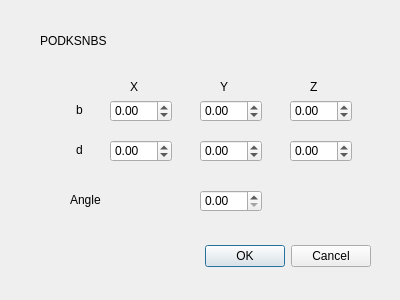
<?xml version="1.0" encoding="UTF-8"?>
<ui version="4.0">
 <class>TurnObjectWindow</class>
 <widget class="QDialog" name="TurnObjectWindow">
  <property name="geometry">
   <rect>
    <x>0</x>
    <y>0</y>
    <width>400</width>
    <height>300</height>
   </rect>
  </property>
  <property name="windowTitle">
   <string>Dialog</string>
  </property>
  <widget class="QDialogButtonBox" name="buttonBox">
   <property name="geometry">
    <rect>
     <x>30</x>
     <y>240</y>
     <width>341</width>
     <height>32</height>
    </rect>
   </property>
   <property name="orientation">
    <enum>Qt::Horizontal</enum>
   </property>
   <property name="standardButtons">
    <set>QDialogButtonBox::Cancel|QDialogButtonBox::Ok</set>
   </property>
  </widget>
  <widget class="QDoubleSpinBox" name="xB">
   <property name="geometry">
    <rect>
     <x>110</x>
     <y>100</y>
     <width>62</width>
     <height>22</height>
    </rect>
   </property>
   <property name="minimum">
    <double>-100.000000000000000</double>
   </property>
  </widget>
  <widget class="QDoubleSpinBox" name="yB">
   <property name="geometry">
    <rect>
     <x>200</x>
     <y>100</y>
     <width>62</width>
     <height>22</height>
    </rect>
   </property>
   <property name="minimum">
    <double>-100.000000000000000</double>
   </property>
  </widget>
  <widget class="QDoubleSpinBox" name="zB">
   <property name="geometry">
    <rect>
     <x>290</x>
     <y>100</y>
     <width>62</width>
     <height>22</height>
    </rect>
   </property>
   <property name="minimum">
    <double>-100.000000000000000</double>
   </property>
  </widget>
  <widget class="QDoubleSpinBox" name="xD">
   <property name="geometry">
    <rect>
     <x>110</x>
     <y>140</y>
     <width>62</width>
     <height>22</height>
    </rect>
   </property>
   <property name="minimum">
    <double>-100.000000000000000</double>
   </property>
  </widget>
  <widget class="QDoubleSpinBox" name="yD">
   <property name="geometry">
    <rect>
     <x>200</x>
     <y>140</y>
     <width>62</width>
     <height>22</height>
    </rect>
   </property>
   <property name="minimum">
    <double>-100.000000000000000</double>
   </property>
  </widget>
  <widget class="QDoubleSpinBox" name="zD">
   <property name="geometry">
    <rect>
     <x>290</x>
     <y>140</y>
     <width>62</width>
     <height>22</height>
    </rect>
   </property>
   <property name="minimum">
    <double>-100.000000000000000</double>
   </property>
  </widget>
  <widget class="QDoubleSpinBox" name="phi">
   <property name="geometry">
    <rect>
     <x>200</x>
     <y>190</y>
     <width>62</width>
     <height>22</height>
    </rect>
   </property>
   <property name="maximum">
    <double>360.000000000000000</double>
   </property>
  </widget>
  <widget class="QLabel" name="label">
   <property name="geometry">
    <rect>
     <x>40</x>
     <y>20</y>
     <width>341</width>
     <height>41</height>
    </rect>
   </property>
   <property name="text">
    <string>PODKSNBS</string>
   </property>
  </widget>
  <widget class="QLabel" name="label_2">
   <property name="geometry">
    <rect>
     <x>130</x>
     <y>80</y>
     <width>47</width>
     <height>13</height>
    </rect>
   </property>
   <property name="text">
    <string>X</string>
   </property>
  </widget>
  <widget class="QLabel" name="label_3">
   <property name="geometry">
    <rect>
     <x>220</x>
     <y>80</y>
     <width>47</width>
     <height>13</height>
    </rect>
   </property>
   <property name="text">
    <string>Y</string>
   </property>
  </widget>
  <widget class="QLabel" name="label_4">
   <property name="geometry">
    <rect>
     <x>310</x>
     <y>80</y>
     <width>47</width>
     <height>13</height>
    </rect>
   </property>
   <property name="text">
    <string>Z</string>
   </property>
  </widget>
  <widget class="QLabel" name="label_5">
   <property name="geometry">
    <rect>
     <x>76</x>
     <y>100</y>
     <width>41</width>
     <height>20</height>
    </rect>
   </property>
   <property name="text">
    <string>b</string>
   </property>
  </widget>
  <widget class="QLabel" name="label_6">
   <property name="geometry">
    <rect>
     <x>76</x>
     <y>140</y>
     <width>41</width>
     <height>20</height>
    </rect>
   </property>
   <property name="text">
    <string>d</string>
   </property>
  </widget>
  <widget class="QLabel" name="label_7">
   <property name="geometry">
    <rect>
     <x>70</x>
     <y>190</y>
     <width>111</width>
     <height>20</height>
    </rect>
   </property>
   <property name="text">
    <string>Angle</string>
   </property>
  </widget>
 </widget>
 <resources/>
 <connections>
  <connection>
   <sender>buttonBox</sender>
   <signal>rejected()</signal>
   <receiver>TurnObjectWindow</receiver>
   <slot>reject()</slot>
   <hints>
    <hint type="sourcelabel">
     <x>316</x>
     <y>260</y>
    </hint>
    <hint type="destinationlabel">
     <x>286</x>
     <y>274</y>
    </hint>
   </hints>
  </connection>
  <connection>
   <sender>buttonBox</sender>
   <signal>accepted()</signal>
   <receiver>TurnObjectWindow</receiver>
   <slot>accept()</slot>
   <hints>
    <hint type="sourcelabel">
     <x>248</x>
     <y>254</y>
    </hint>
    <hint type="destinationlabel">
     <x>157</x>
     <y>274</y>
    </hint>
   </hints>
  </connection>
 </connections>
</ui>
